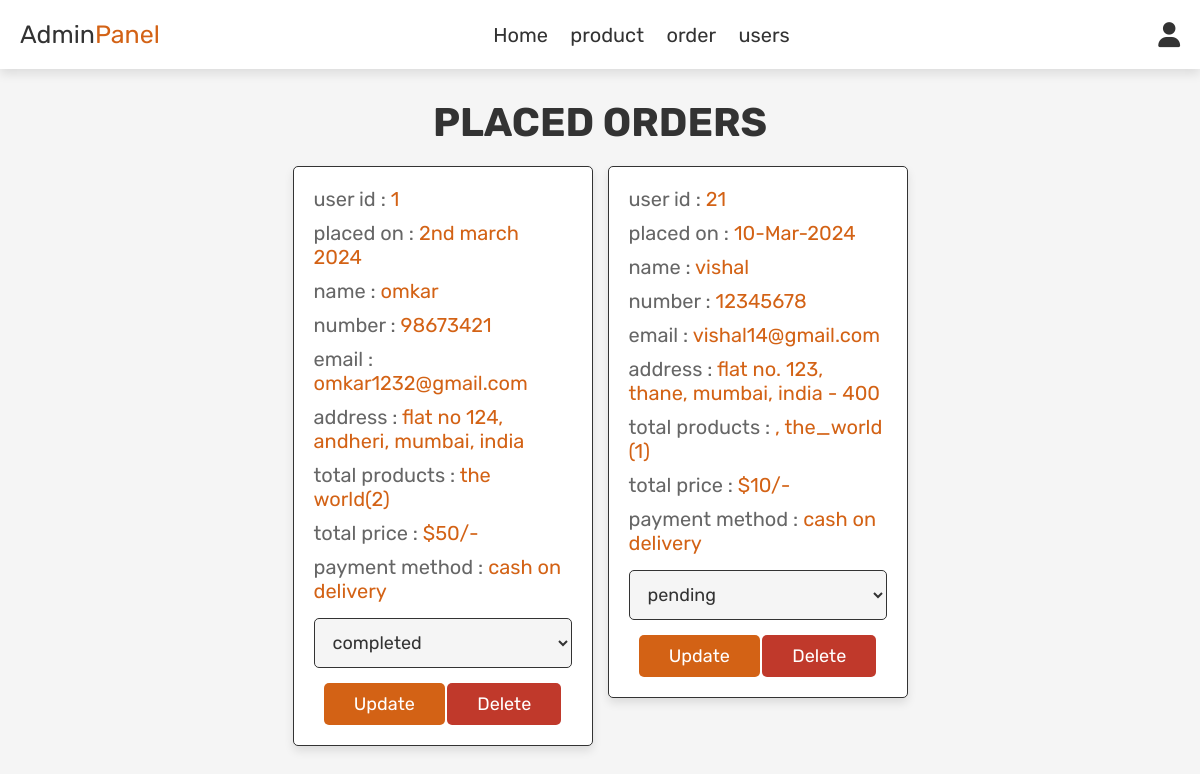
Page /admin_orders.php (signed in) on the committed database.
### tables this page shows
CREATE TABLE `orders` (
  `id` int(100) NOT NULL,
  `user_id` varchar(100) NOT NULL,
  `name` varchar(100) NOT NULL,
  `number` varchar(100) NOT NULL,
  `email` varchar(255) NOT NULL,
  `method` varchar(100) NOT NULL,
  `address` varchar(500) NOT NULL,
  `total_product` varchar(1000) NOT NULL,
  `total_price` int(100) NOT NULL,
  `placed_on` varchar(50) NOT NULL,
  `payment_status` varchar(20) NOT NULL DEFAULT 'pending'
);

### admin_orders.php (the view, shortened to what this page needs)
<?php
include 'config.php';
?>
<!DOCTYPE html>
<html lang="en">
<head>
   <link rel="stylesheet" href="https://cdnjs.cloudflare.com/ajax/libs/font-awesome/6.0.0/css/all.min.css">
   <link rel="stylesheet" href="css/admi_style.css">
</head>
<body>
<?php include 'admin_header.php'; ?>
<section class="orders">
   <h1 class="title">placed orders</h1>
   <div class="box-container">
      <?php
      $select_orders = mysqli_query($conn, "SELECT * FROM `orders`") or die('query failed');
      if(mysqli_num_rows($select_orders) > 0){
         while($fetch_orders = mysqli_fetch_assoc($select_orders)){
      ?>
      <div class="box">
         <p> user id : <span><?php echo $fetch_orders['user_id']; ?></span> </p>
         <p> placed on : <span><?php echo $fetch_orders['placed_on']; ?></span> </p>
         <p> name : <span><?php echo $fetch_orders['name']; ?></span> </p>
         <p> number : <span><?php echo $fetch_orders['number']; ?></span> </p>
         <p> email : <span><?php echo $fetch_orders['email']; ?></span> </p>
         <p> address : <span><?php echo $fetch_orders['address']; ?></span> </p>
         <p> total products : <span><?php echo $fetch_orders['total_product']; ?></span> </p>
         <p> total price : <span>$<?php echo $fetch_orders['total_price']; ?>/-</span> </p>
         <p> payment method : <span><?php echo $fetch_orders['method']; ?></span> </p>
         <form action="" method="post">
            <select name="update_payment">
               <option value="" selected disabled><?php echo $fetch_orders['payment_status']; ?></option>
            </select>
            <input type="submit" value="update" name="update_order" class="option-btn">
            <a href="admin_orders.php?delete=<?php echo $fetch_orders['id']; ?>" onclick="return confirm('delete this order?');" class="delete-btn">delete</a>
         </form>
      </div>
      <?php
         }
      }else{
         echo '<p class="empty">no orders placed yet!</p>';
      }
      ?>
   </div>
</section>
</body>
</html>

### css/admi_style.css (style rules this page uses)
:root { --orange:#D36215; --red:#c0392b; --black:#333; --white:#fff; --light-color:#666; --light-white:#ccc; --light-bg:#f5f5f5; --border:.1rem solid var(--black); --box-shadow:0 .5rem 1rem rgba(0,0,0,.1); }
* { font-family: 'Rubik', sans-serif; margin:0; padding:0; box-sizing: border-box; outline: none; border:none; text-decoration: none; transition:all .2s linear; }
html { font-size: 62.5%; overflow-x: hidden; }
body { background-color: var(--light-bg); }
section { padding:3rem 2rem; }
.title { text-align: center; margin-bottom: 2rem; text-transform: uppercase; color:var(--black); font-size: 4rem; }
.btn, .option-btn, .delete-btn, .white-btn { display: inline-block; margin-top: 1rem; padding:1rem 3rem; cursor: pointer; color:var(--white); font-size: 1.8rem; border-radius: .5rem; text-transform: capitalize; }
.option-btn { background-color: var(--orange); }
.delete-btn { background-color: var(--red); }
.orders .box-container { display: grid; grid-template-columns: repeat(auto-fit, 30rem); justify-content: center; gap:1.5rem; max-width: 1200px; margin:0 auto; align-items: flex-start; }
.orders .box-container .box { background-color: var(--white); padding:2rem; border:var(--border); box-shadow: var(--box-shadow); border-radius: .5rem; }
.orders .box-container .box p { padding-bottom: 1rem; font-size: 2rem; color:var(--light-color); }
.orders .box-container .box p span { color:var(--orange); }
.orders .box-container .box form { text-align: center; }
.orders .box-container .box form select { border-radius: .5rem; margin:.5rem 0; width: 100%; background-color: var(--light-bg); border:var(--border); padding:1.2rem 1.4rem; font-size: 1.8rem; color:var(--black); }

### rows in the picture
orders: user "1", placed_on "2nd march 2024", name "omkar", number "98673421", email "omkar1232@gmail.com", address "flat no 124, andheri, mumbai, india", total_product "the world(2)", total_price "50", method "cash on delivery", update_payment "completed"
orders: user "21", placed_on "10-Mar-2024", name "vishal", number "12345678", email "vishal14@gmail.com", address "flat no. 123, thane, mumbai, india - 400", total_product ", the_world (1)", total_price "10", method "cash on delivery", update_payment "pending"
